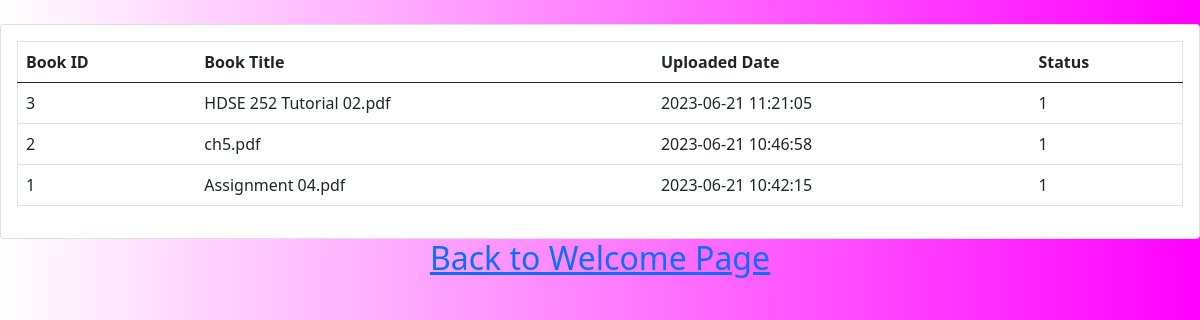
The page /view.php on the database its author committed.
### tables this page shows
CREATE TABLE `images` (
  `id` int(11) NOT NULL,
  `file_name` varchar(255) NOT NULL,
  `uploaded_on` datetime NOT NULL,
  `status` enum('1','0') NOT NULL DEFAULT '1'
);

### view.php (the view, shortened to what this page needs)
<!DOCTYPE html>
<html lang="en">
<head>
    <link href="https://cdn.jsdelivr.net/npm/bootstrap@5.0.0-beta1/dist/css/bootstrap.min.css" rel="stylesheet">
</head>
<body>
                <div class="card mt-4">
                    <div class="card-body">
                        <table class="table table-borderd" border="1" >
                            <thead>
                                <tr border="1">
                                <th>Book ID</th>
                                    <th>Book Title</th>
                                    <th>Uploaded Date</th>
                                    <th>Status</th>
                                </tr>
                            </thead>
                            <tbody>
                           <?php
                                $con = mysqli_connect("localhost","root","","library_db");
                                    $query = "SELECT * FROM images ORDER BY uploaded_on DESC";
                                    $query_run = mysqli_query($con, $query);
                                    if(mysqli_num_rows($query_run) > 0)
                                    {
                                        foreach($query_run as $row)
                                        {
                                            ?>
                                            <tr>
                                            <td><?= $row['id']; ?></td>
                                                <td><?= $row['file_name']; ?></td>
                                                <td><?= $row['uploaded_on']; ?></td>
                                                <td><?= $row['status']; ?></td>
                                            </tr>
                                            <?php
                                        }
                                    }
                                    else
                                    {
                                        echo "No Record Found";
                                    }
                            ?>
                            </tbody>
                        </table>
                    </div>
                </div>
<center><b><h2><a href="welcome.php"> Back to Welcome Page </a></font></h2></b></center>
</body>
</html>

### view.php (style rules this page uses)
body { background-image: linear-gradient( to right,white,#FF00FF); background-repeat: no-repeat; background-repeat: no-repeat; background-attachment: fixed; background-size: 100% 100%; }

### rows shown on the page
images: id "3", file_name "HDSE 252 Tutorial 02.pdf", uploaded_on "2023-06-21 11:21:05", status "1"
images: id "2", file_name "ch5.pdf", uploaded_on "2023-06-21 10:46:58", status "1"
images: id "1", file_name "Assignment 04.pdf", uploaded_on "2023-06-21 10:42:15", status "1"
